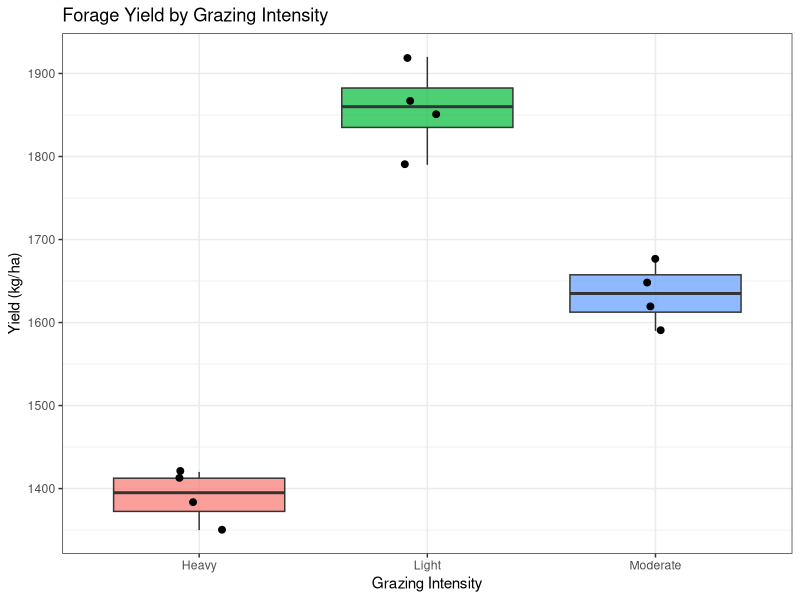

This chart was generated by the following R code:
## ---- chunk 1
# Grazing intensity ANOVA
forage <- c(1850, 1920, 1790, 1870,   # Light
            1620, 1680, 1590, 1650,   # Moderate
            1380, 1350, 1410, 1420)   # Heavy

grazing <- rep(c("Light", "Moderate", "Heavy"), each = 4)

df_grazing <- data.frame(yield = forage, treatment = grazing)

# Run one-way ANOVA
model <- aov(yield ~ treatment, data = df_grazing)
summary(model)

# Visualize group means
library(ggplot2)
ggplot(df_grazing, aes(x = treatment, y = yield, fill = treatment)) +
  geom_boxplot(alpha = 0.7) +
  geom_jitter(width = 0.15, size = 2) +
  labs(title = "Forage Yield by Grazing Intensity",
       x = "Grazing Intensity",
       y = "Yield (kg/ha)") +
  theme_bw() +
  theme(legend.position = "none")
